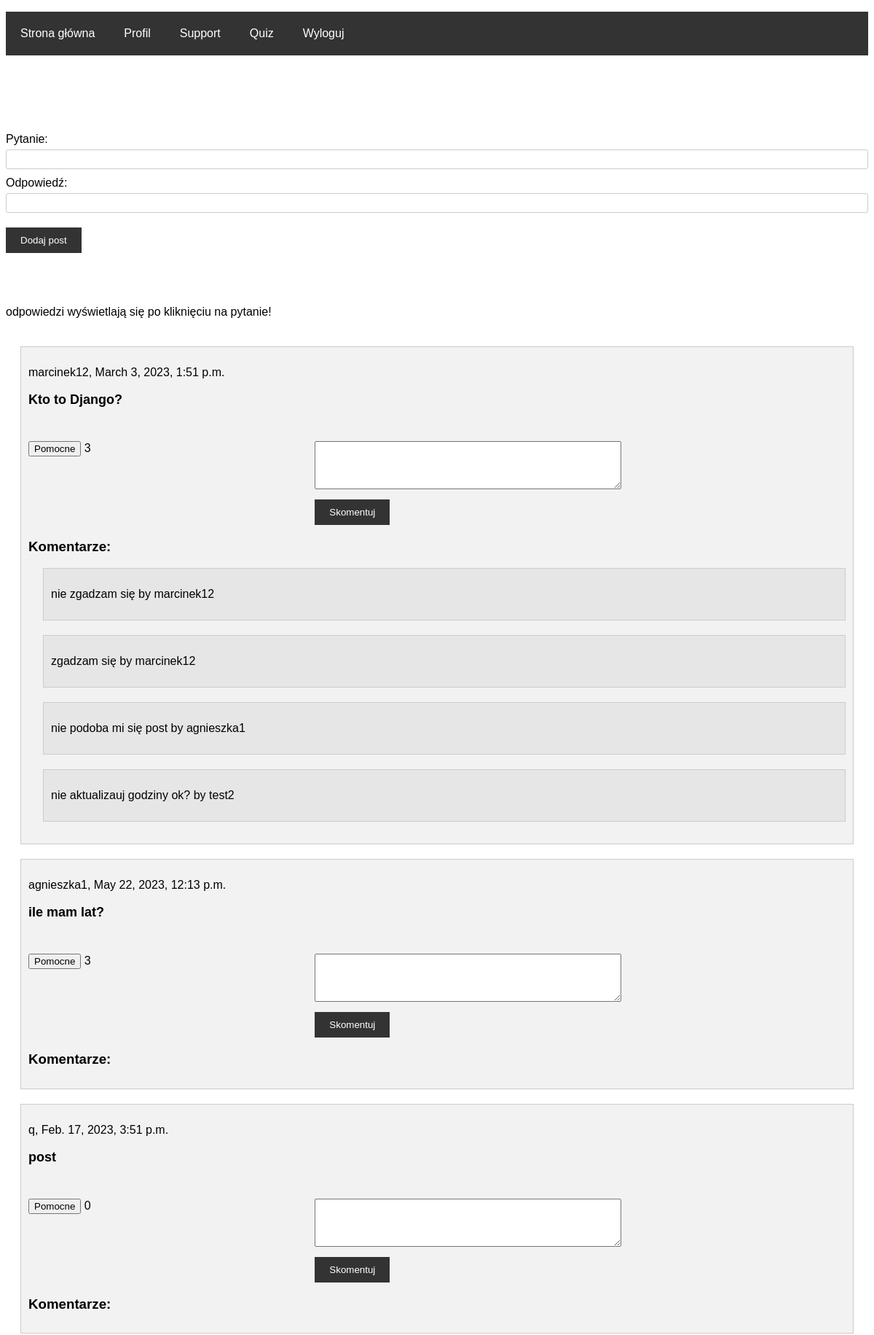
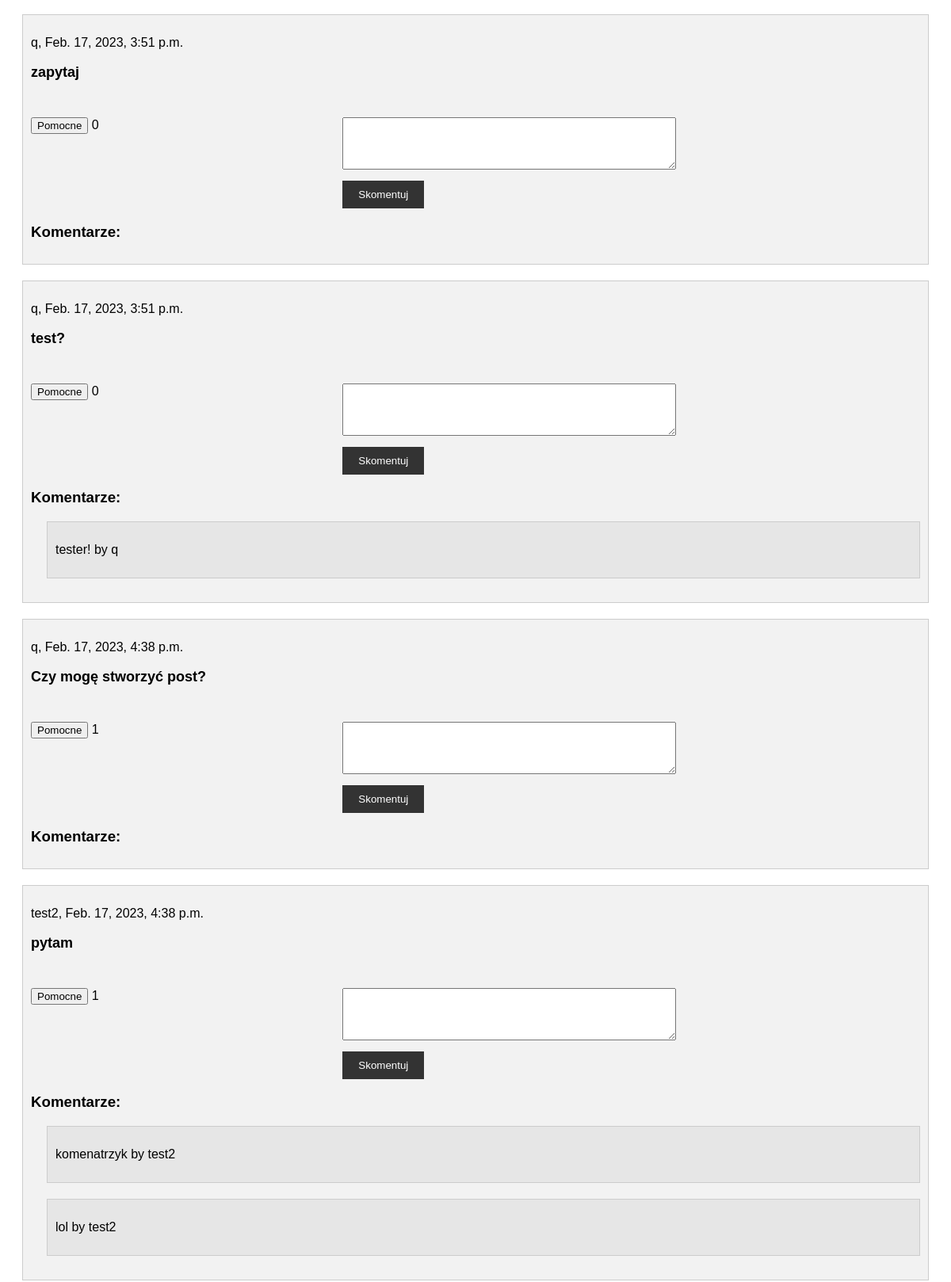
/ (signed in, upper part), run on the app's committed database (2 pictures, top to bottom).
### bool/models.py (models this page shows)
class Post(models.Model):
    question = models.TextField(max_length=200)
    answer = models.TextField(max_length=200)
    likes = models.ManyToManyField(Profile, related_name='likes')
    profile = models.ForeignKey(Profile, on_delete=models.CASCADE)
    created = models.DateTimeField(auto_now=True)
    image = models.ImageField(upload_to='images')
    saved = models.ManyToManyField(Profile, related_name="saved_post")

class Profile(models.Model):
    user = models.OneToOneField(User, on_delete=models.CASCADE)
    avatar = models.ImageField(upload_to='awatars')

class Comments(models.Model):
    text = models.TextField(max_length=80)
    created = models.DateTimeField(auto_now=True)
    profile = models.ForeignKey(Profile, on_delete=models.CASCADE)
    post = models.ManyToManyField(Post, related_name='post_comments')

### bool/views.py (the view, shortened to what this page needs)
# urls.py: path('', views.Main.as_view(), name="main"),
class Main(View):
    def get(self, request):
        post = Post.objects.all()
        context = {"posts": post}
        return render(request, 'main.html', context)

### templates/main.html (shortened to what this page needs)
<!DOCTYPE html>
{% load static %}  <link rel="stylesheet" href="{% static '/css/main_form.css' %}">
<html>
<head>
</head>
<body>
 {% if user.is_authenticated %}
 <header>
    <nav class="navbar">
        <ul>
            <li><a href="{% url 'main' %}">Strona główna</a></li>
            <li><a href="{% url 'account' %}">Profil</a></li>
            <li><a href="{% url 'support' %}">Support</a></li>
            <li><a href="{% url 'quiz' %}">Quiz</a></li>
            <li><a href="{% url 'logout' %}">Wyloguj</a></li>
        </ul>
    </nav>
</header>
 {% endif %}
<main>
    <form method="post" enctype="multipart/form-data">
    <br><br>
    <br><br>
    <br>
                <label for="question">Pytanie:</label>
                <input type="text" id="question" name="question" required>
    <br>
                <label for="answer">Odpowiedź:</label>
                <input type="text" id="answer" name="answer" required>
    <br>
            <input type="submit" value="Dodaj post">
    </form>
    <br><br>
    <br><br>
odpowiedzi wyświetlają się po kliknięciu na pytanie!
        <br>
<br>
    {% for post in posts %}
<div class="post">
    <p class="added">{{ post.profile.user }}, {{ post.created }}</p>
    <p class="question">{{ post.question }}</p>
    <div class="interactions">
        <form action="{% url 'main' %}" method="post">
            <button class="like" type="submit">Pomocne</button>
            <span class="like-count">{{ post.likes.count }}</span>
        </form>
        <form action="{% url 'main' %}" method="post">
            <textarea name="text" id="comment_text" rows="4" cols="50"></textarea><br>
            <input type="submit" value="Skomentuj">
        </form>
        <br>
            <br>
    </div>
    <h3>Komentarze:</h3>
    <div class="comments">
        {% for comment in post.post_comments.all %}
        <div class="comment">
            <p>{{ comment.text }} by {{ comment.profile.user.username }}</p>
            </div>
        {% endfor %}
    </div>
</div>
{% endfor %}
</main>
</body>
</html>

### static/css/main_form.css (style rules this page uses)
.navbar ul { display: flex; align-items: center; height: 60px; background-color: #333; color: #fff; padding: 0 20px; list-style: none; }
.navbar li { margin-right: 20px; }
.navbar a { color: #fff; text-decoration: none; margin-right: 20px; }
.post { border: 1px solid #ccc; margin-bottom: 20px; padding: 20px; }
.comments { margin-top: 20px; padding-left: 20px; }
.comment { margin-bottom: 20px; }
.post { margin: 20px; padding: 10px; background-color: #f2f2f2; border: 1px solid #ccc; }
.question { font-size: 18px; font-weight: bold; cursor: pointer; }
.interactions { margin-top: 10px; display: flex; justify-content: space-between; }
.comments { margin-top: 10px; }
.comment { margin-top: 10px; padding: 10px; background-color: #e6e6e6; border: 1px solid #ccc; }
body { font-family: Arial, sans-serif; font-size: 16px; }
label { display: block; margin-bottom: 5px; }
input[type="text"] { padding: 5px; border: 1px solid #ccc; border-radius: 3px; margin-bottom: 10px; width: 100%; box-sizing: border-box; }
input[type="submit"] { background-color: #333; color: #fff; padding: 10px 20px; border: none; cursor: pointer; margin-top: 10px; }

### data on the page
Post: profile.user "marcinek12", created "March 3, 2023, 1:51 p.m.", question "Kto to Django?", likes.count "3"
Comments: text "nie zgadzam się", profile.user.username "marcinek12"
Comments: text "zgadzam się", profile.user.username "marcinek12"
Comments: text "nie podoba mi się post", profile.user.username "agnieszka1"
Comments: text "nie aktualizauj godziny ok?", profile.user.username "test2"
Post: profile.user "agnieszka1", created "May 22, 2023, 12:13 p.m.", question "ile mam lat?", likes.count "3"
Post: profile.user "q", created "Feb. 17, 2023, 3:51 p.m.", question "post", likes.count "0"
Post: profile.user "q", created "Feb. 17, 2023, 3:51 p.m.", question "zapytaj", likes.count "0"
Post: profile.user "q", created "Feb. 17, 2023, 3:51 p.m.", question "test?", likes.count "0"
Comments: text "tester!", profile.user.username "q"
Post: profile.user "q", created "Feb. 17, 2023, 4:38 p.m.", question "Czy mogę stworzyć post?", likes.count "1"
Post: profile.user "test2", created "Feb. 17, 2023, 4:38 p.m.", question "pytam", likes.count "1"
Comments: text "komenatrzyk", profile.user.username "test2"
Comments: text "lol", profile.user.username "test2"
